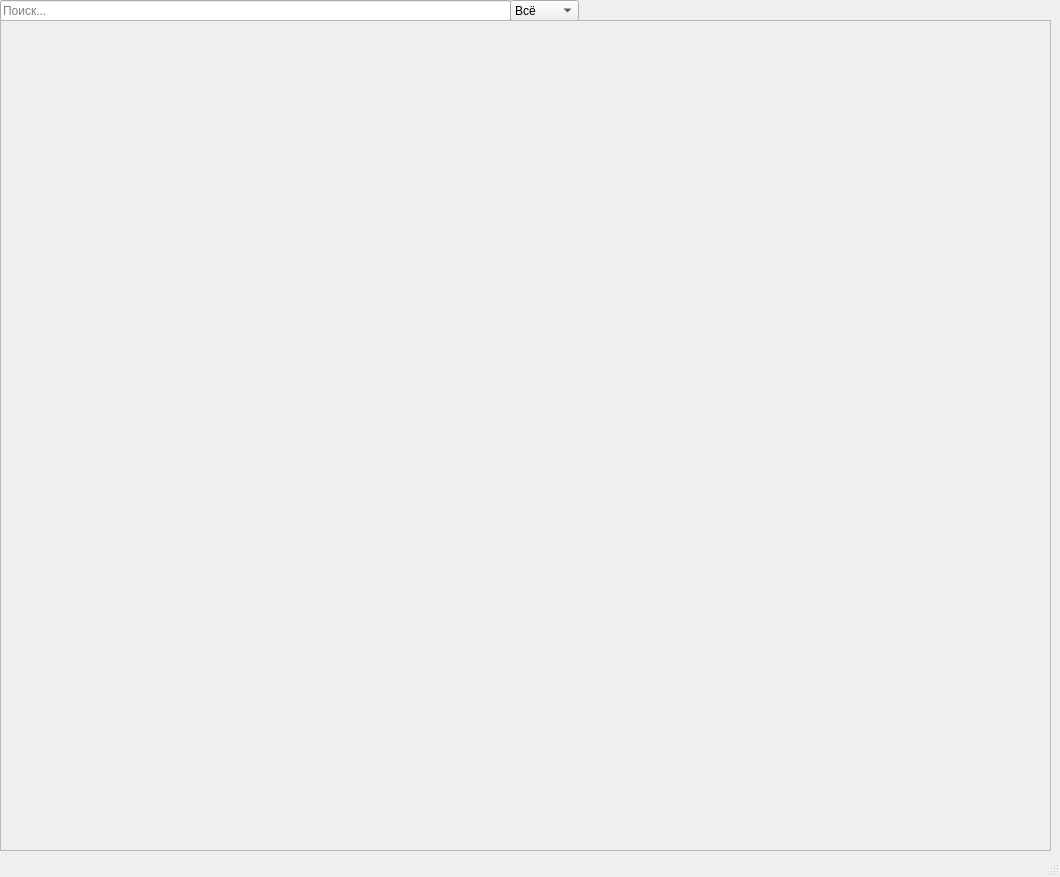
<?xml version="1.0" encoding="UTF-8"?>
<ui version="4.0">
 <class>MainWindow</class>
 <widget class="QMainWindow" name="MainWindow">
  <property name="geometry">
   <rect>
    <x>0</x>
    <y>0</y>
    <width>1060</width>
    <height>877</height>
   </rect>
  </property>
  <property name="windowTitle">
   <string>MainWindow</string>
  </property>
  <property name="autoFillBackground">
   <bool>true</bool>
  </property>
  <widget class="QWidget" name="centralwidget">
   <property name="enabled">
    <bool>true</bool>
   </property>
   <layout class="QGridLayout" name="gridLayout_2"/>
   <widget class="QLineEdit" name="search">
    <property name="geometry">
     <rect>
      <x>0</x>
      <y>0</y>
      <width>511</width>
      <height>21</height>
     </rect>
    </property>
    <property name="layoutDirection">
     <enum>Qt::RightToLeft</enum>
    </property>
    <property name="inputMask">
     <string/>
    </property>
    <property name="text">
     <string/>
    </property>
    <property name="placeholderText">
     <string>Поиск...</string>
    </property>
   </widget>
   <widget class="QComboBox" name="search_filter">
    <property name="geometry">
     <rect>
      <x>510</x>
      <y>0</y>
      <width>69</width>
      <height>21</height>
     </rect>
    </property>
    <item>
     <property name="text">
      <string>Всё</string>
     </property>
    </item>
    <item>
     <property name="text">
      <string>Режиссер</string>
     </property>
    </item>
    <item>
     <property name="text">
      <string>И т.д </string>
     </property>
    </item>
   </widget>
   <widget class="QScrollArea" name="scrollArea">
    <property name="geometry">
     <rect>
      <x>0</x>
      <y>20</y>
      <width>1051</width>
      <height>831</height>
     </rect>
    </property>
    <property name="sizePolicy">
     <sizepolicy hsizetype="Expanding" vsizetype="Expanding">
      <horstretch>0</horstretch>
      <verstretch>0</verstretch>
     </sizepolicy>
    </property>
    <property name="maximumSize">
     <size>
      <width>99999</width>
      <height>999999</height>
     </size>
    </property>
    <property name="autoFillBackground">
     <bool>false</bool>
    </property>
    <property name="horizontalScrollBarPolicy">
     <enum>Qt::ScrollBarAsNeeded</enum>
    </property>
    <property name="sizeAdjustPolicy">
     <enum>QAbstractScrollArea::AdjustIgnored</enum>
    </property>
    <property name="widgetResizable">
     <bool>true</bool>
    </property>
    <widget class="QWidget" name="scrollAreaWidgetContents">
     <property name="geometry">
      <rect>
       <x>0</x>
       <y>0</y>
       <width>1049</width>
       <height>829</height>
      </rect>
     </property>
     <property name="sizePolicy">
      <sizepolicy hsizetype="Minimum" vsizetype="Minimum">
       <horstretch>0</horstretch>
       <verstretch>0</verstretch>
      </sizepolicy>
     </property>
     <layout class="QGridLayout" name="gridLayout">
      <item row="0" column="0">
       <layout class="QGridLayout" name="grid"/>
      </item>
     </layout>
    </widget>
   </widget>
  </widget>
  <widget class="QStatusBar" name="statusbar">
   <property name="enabled">
    <bool>true</bool>
   </property>
  </widget>
 </widget>
 <resources/>
 <connections/>
</ui>
